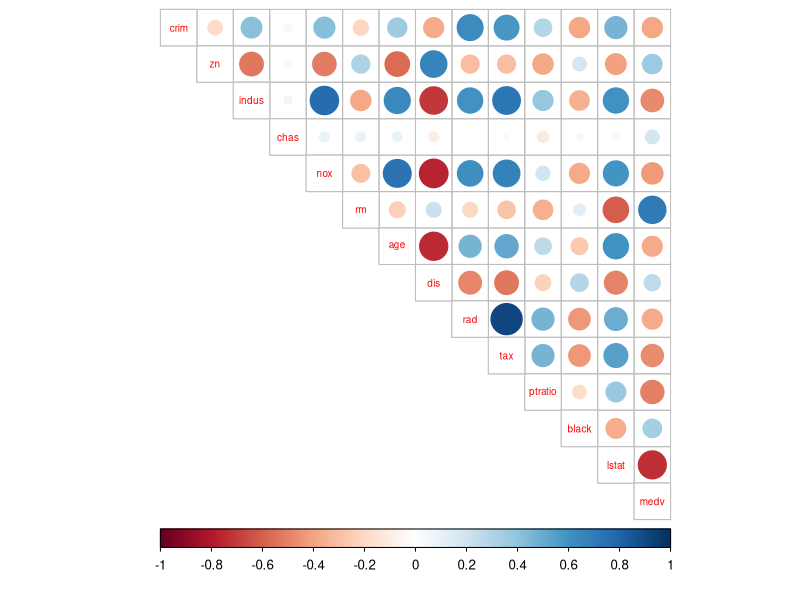
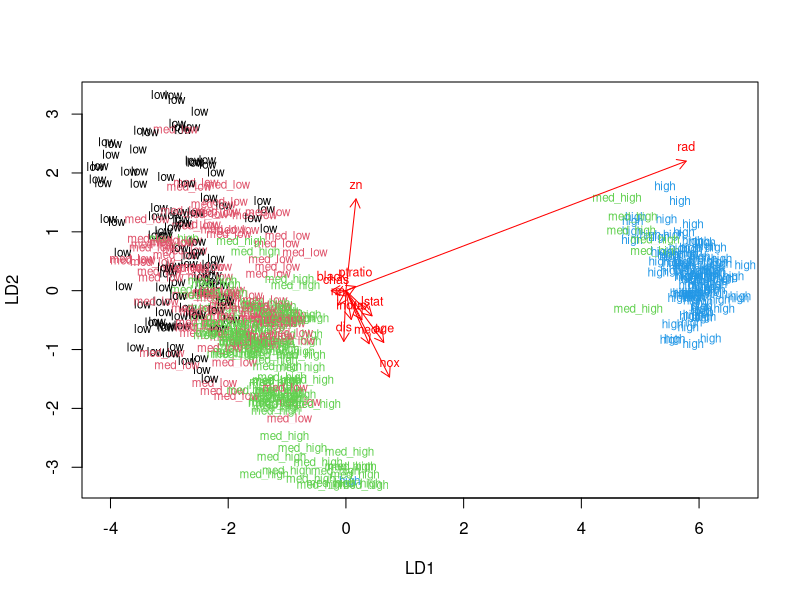
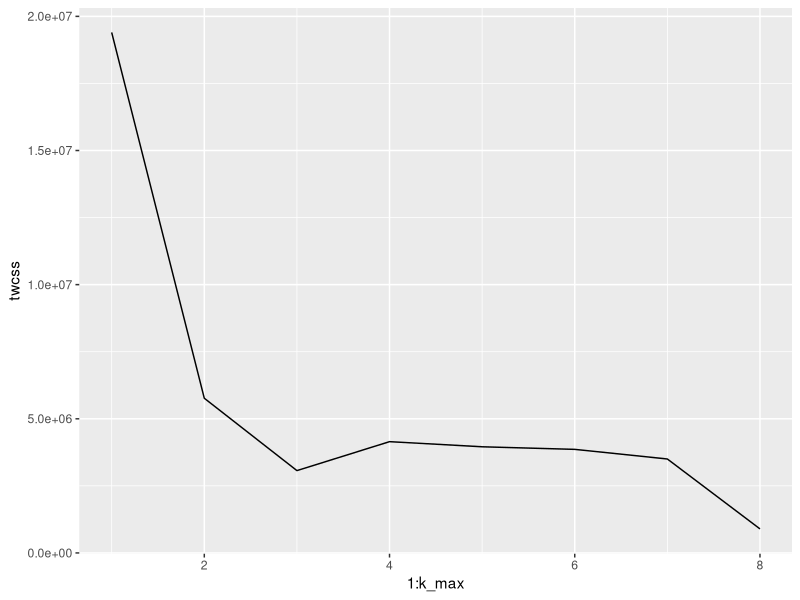
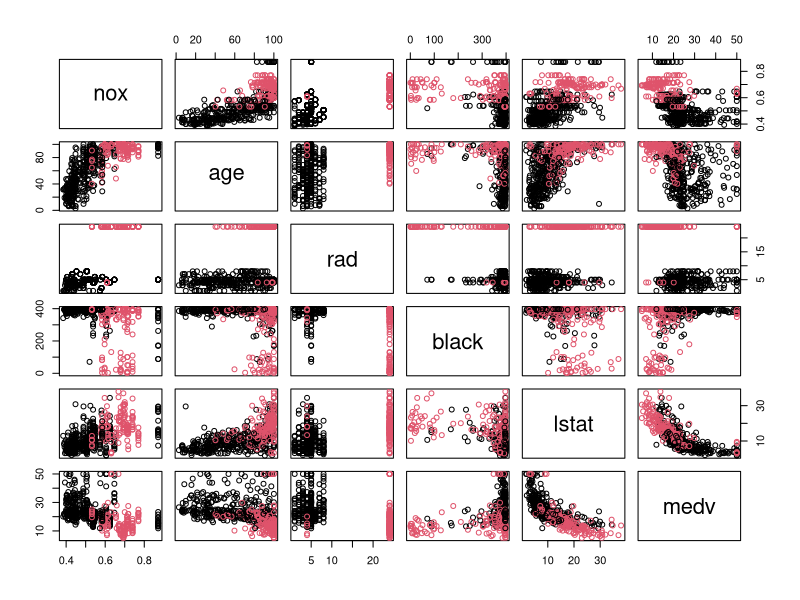

Write R code to recreate these figures, in order.
## ---- chunk 1
# Access the necessary tool packages:
library(MASS)
library(corrplot)
library(dplyr)
library(ggplot2)

# Load the Boston data:
data("Boston")

# Explore the data:
str(Boston)
summary(Boston)

# Calculate the correlation matrix and round it:
cor_matrix <- cor(Boston) %>% round(2)
cor_matrix
## ---- chunk 2
# Visualize the correlation matrix:
corrplot(cor_matrix, method="circle", type="upper", cl.pos="b", tl.pos="d", tl.cex=0.6)
## ---- chunk 3
# Center and standardize variables, see the summaries, and change the object to data frame, and remove the dummy variable:
boston_scaled <- scale(Boston)
summary(boston_scaled)
boston_scaled <- as.data.frame(boston_scaled)

# Create a quantile vector of variable 'crim':
bins <- quantile(boston_scaled$crim)
bins

# Create a categorical variable 'crime':
crime <- cut(boston_scaled$crim, breaks = bins, include.lowest = TRUE, label = c("low","med_low","med_high","high"))

# Remove original 'crim' from the dataset:
boston_scaled <- dplyr::select(boston_scaled, -crim)

# Add the new categorical value 'crime' to scaled data
boston_scaled <- data.frame(boston_scaled, crime)

# choose randomly 80% of the rows:
n <- nrow(boston_scaled)
ind <- sample(n,  size = n * 0.8)

# create train and test sets:
train <- boston_scaled[ind,]
test <- boston_scaled[-ind,]
## ---- chunk 4
# Linear discriminant analysis
lda.fit <- lda(crime ~ ., data = train)
lda.fit

# The function for LDA biplot arrows
lda.arrows <- function(x, myscale = 1, arrow_heads = 0.1, color = "red", tex = 0.75, choices = c(1,2)){
  heads <- coef(x)
  arrows(x0 = 0, y0 = 0, 
         x1 = myscale * heads[,choices[1]], 
         y1 = myscale * heads[,choices[2]], col=color, length = arrow_heads)
  text(myscale * heads[,choices], labels = row.names(heads), 
       cex = tex, col=color, pos=3)
}

# Target classes as numeric
classes <- as.numeric(train$crime)

# Plot the LDA results
plot(lda.fit, dimen = 2, col = classes, pch = classes)
lda.arrows(lda.fit, myscale = 2)
## ---- chunk 5
# Save the correct classes from test data:
correct_classes <- test$crime

# Remove the crime variable from test data:
test <- dplyr::select(test, -crime)

# Predict classes with test data:
lda.pred <- predict(lda.fit, newdata = test)

# Cross-tabulate the results:
table(correct = correct_classes, predicted = lda.pred$class)
## ---- chunk 6
# Reload data 'Boston':
data('Boston')

# Center and standardize variables, see the summaries, and change the object to data frame, and remove the dummy variable:
boston_scaled <- scale(Boston)
boston_scaled <- as.data.frame(boston_scaled)

# Calculate Euclidean distance matrix between observations:
dist_eu <- dist(boston_scaled)
summary(dist_eu)

# Set seed to remove randomness between different runs:
set.seed(123)

# Determine the maximum number of clusters:
k_max <- 8

# Calculate the total within sum of squares:
twcss <- sapply(1:k_max, function(k){kmeans(Boston, k)$tot.withinss})

# Visualize the results
qplot(x = 1:k_max, y = twcss, geom = 'line')
## ---- chunk 7
# K-means clustering:
km <-kmeans(Boston, centers = 2)

# Plot the Boston data with clusters (I reduced the number of variables to make the figure readable):
pairs(Boston[c(5,7,9,12:14)], col = km$cluster)
